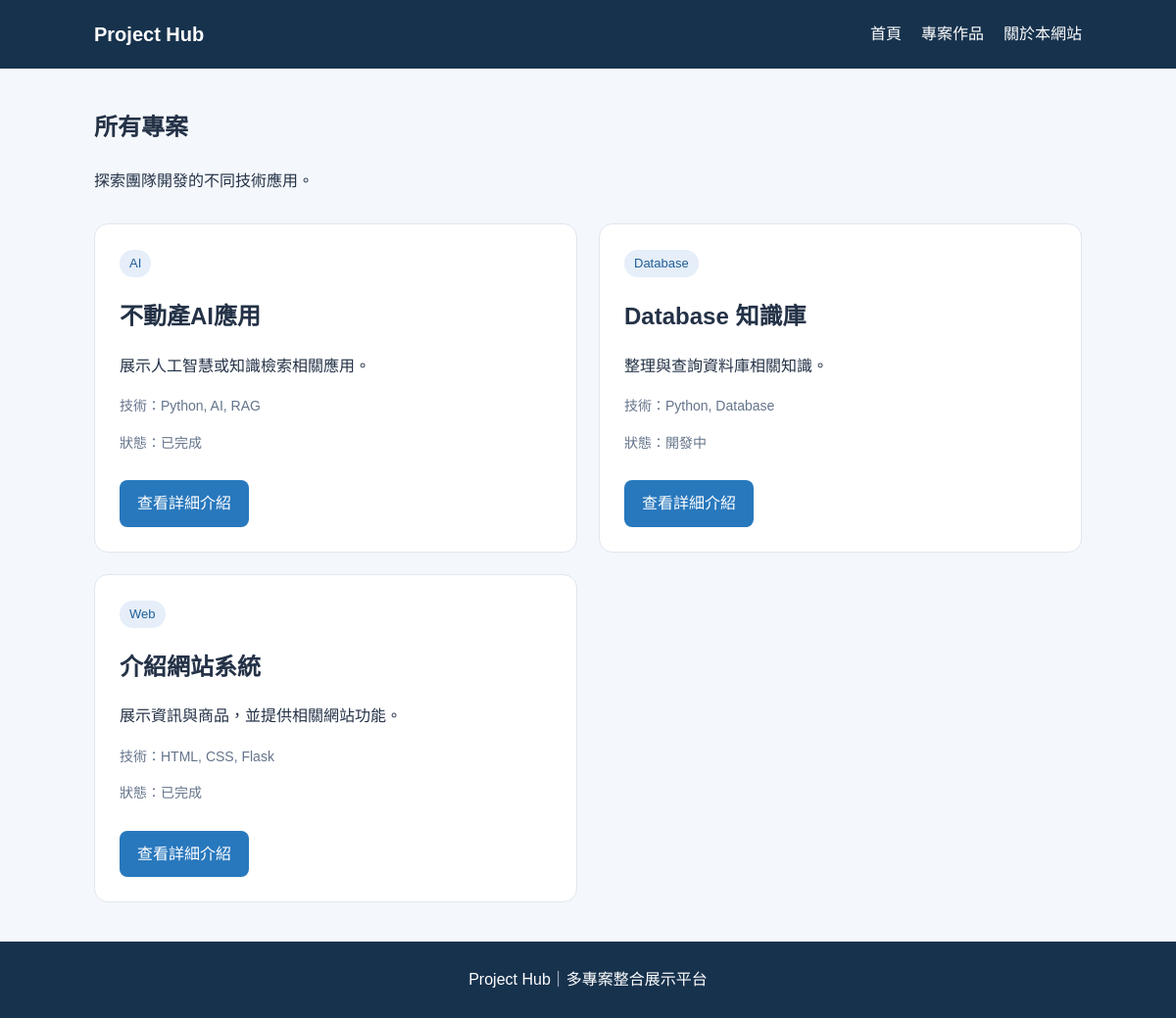
Page /projects on the earlier database version.
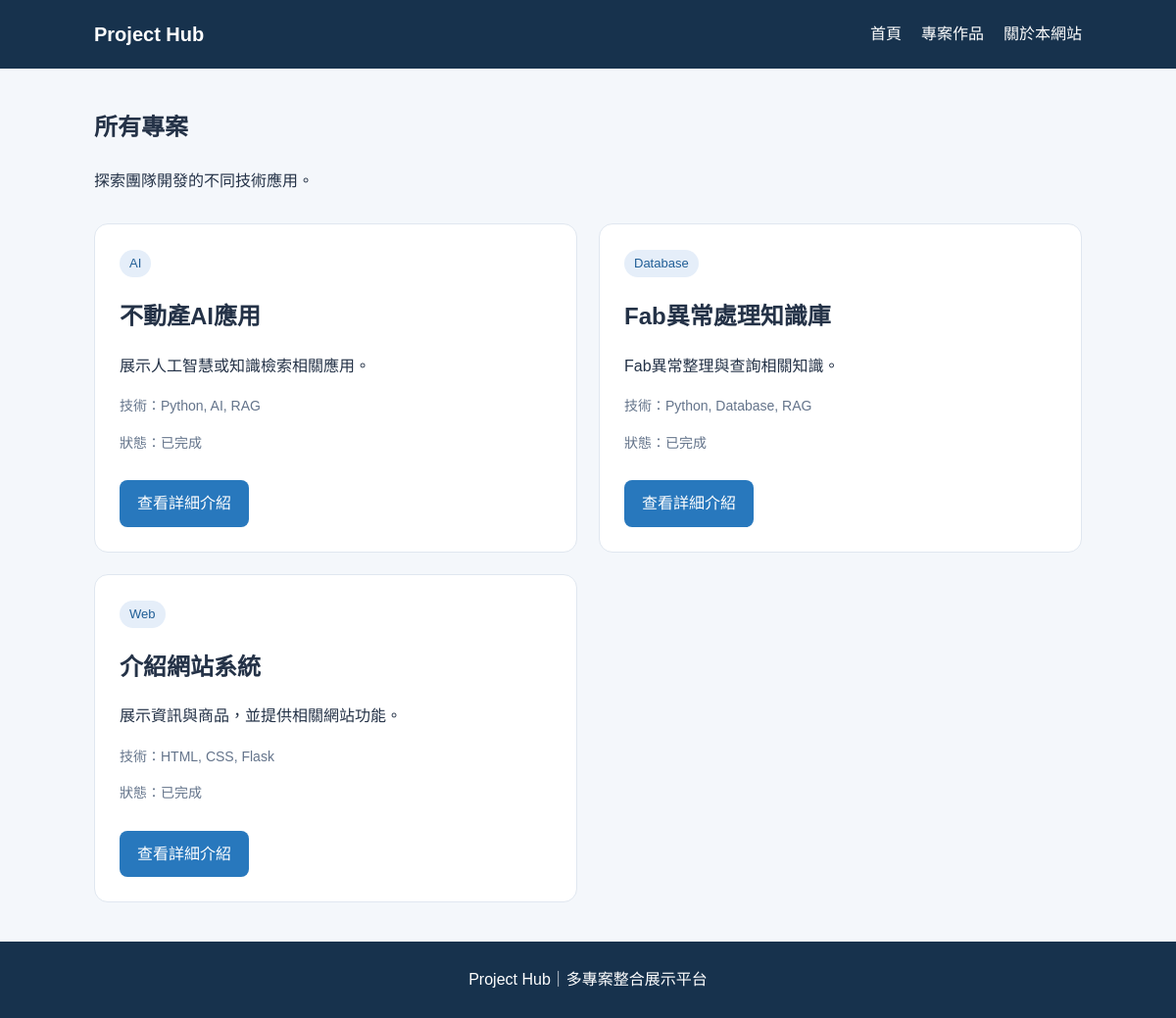
Same page on the later database version.
### tables this page shows
CREATE TABLE projects (
    id INTEGER PRIMARY KEY AUTOINCREMENT,
    title TEXT NOT NULL,
    category TEXT NOT NULL,
    description TEXT NOT NULL,
    tech_stack TEXT,
    demo_url TEXT,
    github_url TEXT,
    image_url TEXT,
    status TEXT DEFAULT '開發中',
    featured INTEGER DEFAULT 0
);

### app.py (the view)
@app.route("/projects")
def project_list():
    conn = get_db_connection()
    projects = conn.execute(
        "SELECT * FROM projects ORDER BY id DESC"
    ).fetchall()
    conn.close()
    return render_template(
        "projects.html",
        projects=projects
    )

### app.py (called while the page is built)
def get_db_connection():
    conn = sqlite3.connect("database.db")
    conn.row_factory = sqlite3.Row
    return conn

### templates/projects.html (shortened to what this page needs)
{% extends "base.html" %}
{% block content %}
<section class="page-heading">
    <h1>所有專案</h1>
    <p>探索團隊開發的不同技術應用。</p>
</section>
<div class="project-grid">
    {% for project in projects %}
    <article class="project-card">
        <span class="category">
            {{ project["category"] }}
        </span>
        <h2>{{ project["title"] }}</h2>
        <p>{{ project["description"] }}</p>
        <p class="tech">
            技術：{{ project["tech_stack"] }}
        </p>
        <p class="status">
            狀態：{{ project["status"] }}
        </p>
        <a class="button"
           href="{{ url_for('project_detail',
                           project_id=project['id']) }}">
            查看詳細介紹
        </a>
    </article>
    {% else %}
    <p>目前沒有專案資料。</p>
    {% endfor %}
</div>
{% endblock %}

### templates/base.html (shortened to what this page needs)
<!DOCTYPE html>
<html lang="zh-Hant">
<head>
    <link rel="stylesheet"
          href="{{ url_for('static', filename='css/style.css') }}">
</head>
<body>
    <header class="navbar">
        <a class="logo" href="{{ url_for('index') }}">
            Project Hub
        </a>
        <nav>
            <a href="{{ url_for('index') }}">首頁</a>
            <a href="{{ url_for('project_list') }}">專案作品</a>
            <a href="{{ url_for('about') }}">關於本網站</a>
        </nav>
    </header>
    <main class="container">
        {% block content %}{% endblock %}
    </main>
    <footer class="footer">
        Project Hub｜多專案整合展示平台
    </footer>
</body>
</html>

### static/css/style.css (style rules this page uses)
* { box-sizing: border-box; }
body { margin: 0; font-family: Arial, "Microsoft JhengHei", sans-serif; color: #243247; background: #f4f7fb; line-height: 1.7; }
.navbar { display: flex; justify-content: space-between; align-items: center; gap: 20px; padding: 18px 8%; background: #17324d; color: white; }
.logo { font-size: 20px; font-weight: bold; color: white; text-decoration: none; }
.navbar nav { display: flex; flex-wrap: wrap; gap: 20px; }
.navbar nav a { color: white; text-decoration: none; }
.container { width: 84%; max-width: 1100px; margin: 40px auto; min-height: 65vh; }
.project-grid { display: grid; grid-template-columns: repeat(2, minmax(0, 1fr)); gap: 22px; }
.project-card, .detail-card { background: white; padding: 25px; border: 1px solid #e0e7f0; border-radius: 14px; }
.project-card h2, .project-card h3 { margin-bottom: 8px; }
.category { display: inline-block; padding: 3px 10px; border-radius: 20px; background: #e5eef9; color: #205e96; font-size: 13px; }
.tech, .status { color: #64748b; font-size: 14px; }
.button { display: inline-block; margin-top: 12px; padding: 10px 18px; background: #2878bd; color: white; text-decoration: none; border-radius: 8px; }
.page-heading { margin-bottom: 30px; }
.footer { padding: 25px; text-align: center; background: #17324d; color: white; }

Differences in the rows shown:
changed projects "Database": title "Database 知識庫" → "Fab異常處理知識庫"; description "整理與查詢資料庫相關知識。" → "Fab異常整理與查詢相關知識。"; tech_stack "Python, Database" → "Python, Database, RAG"; status "開發中" → "已完成"
